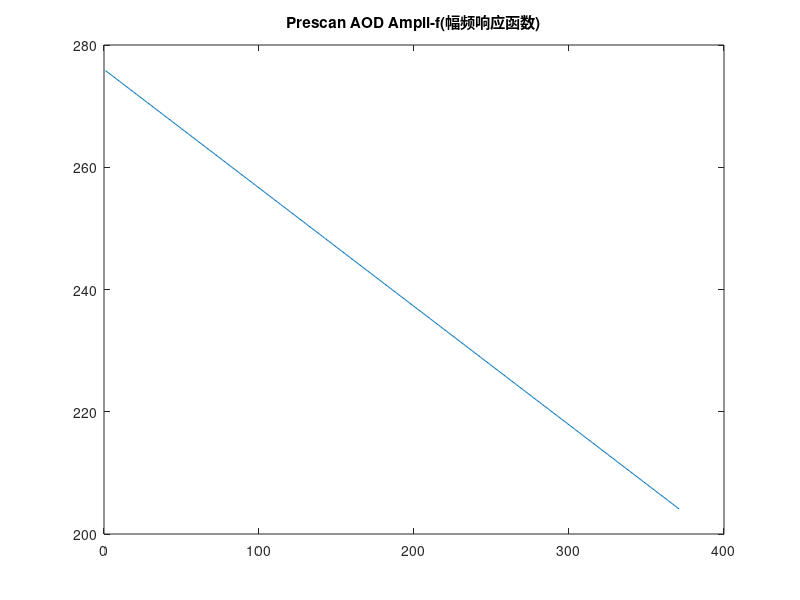
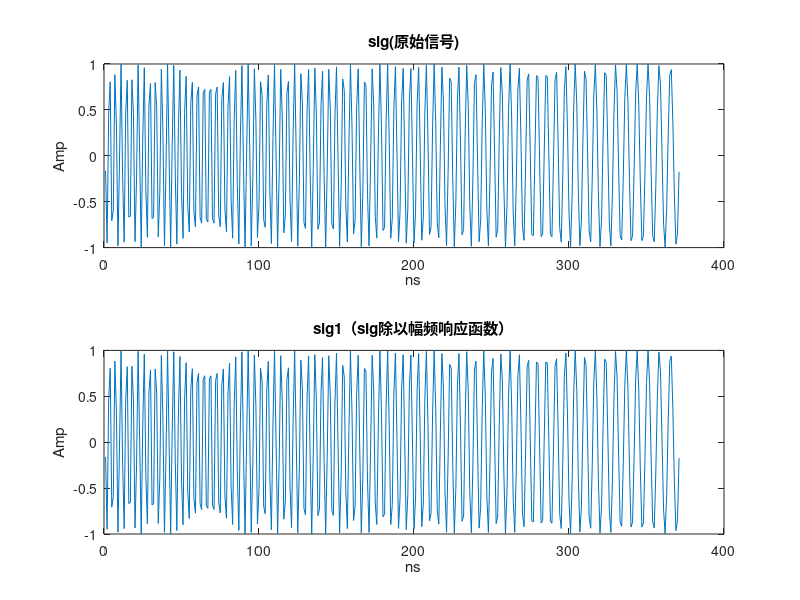
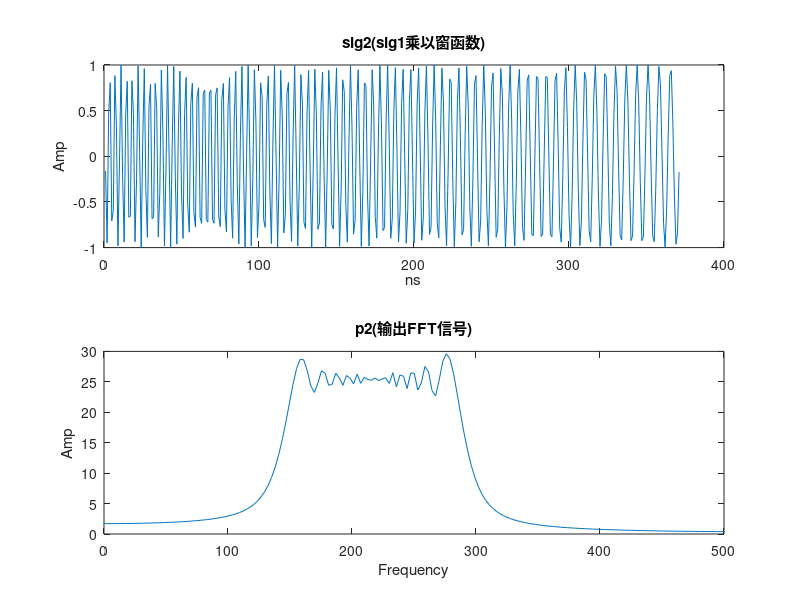
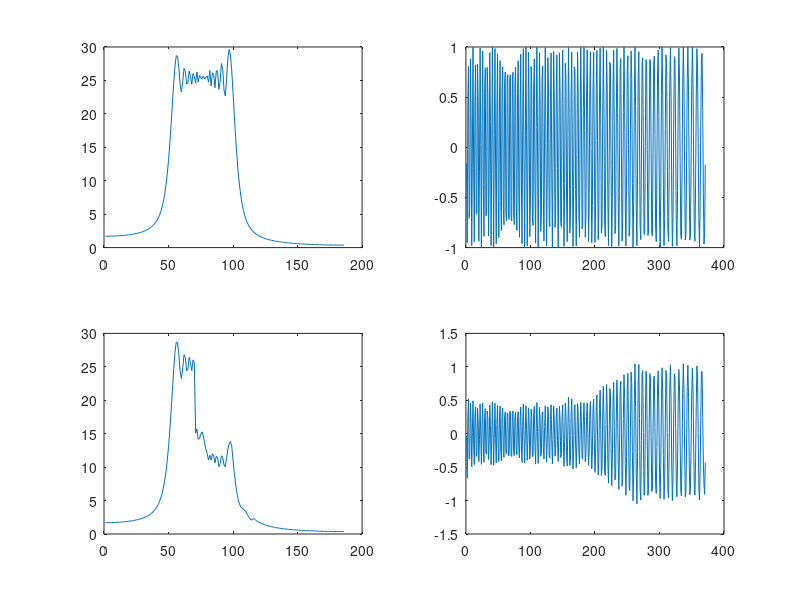

Write MATLAB code to recreate these figures, in order. (Note: this script raises an error after producing the figures.)


%% Prescan AOD 180-260MHz 3.1 us 线性递增的扫频信号 
clear all
close all
% k=(260-180)/3100;%MHz,ns
fa = 275;
fb = 155;
delta_BW = 15;
v = 5.742;
l=2;
tau = l*1000/v;
k=(fa-fb+delta_BW)/tau;%MHz,ns   1/5.742=174;1.5/5.742=261
Fs=1064;%Fs,M；采样率
N=round(tau*Fs/1000);
t=(1:N)';%ns
Ts=1/Fs;
delta_pos = 1;
c=0;
f=(fa+delta_pos)-k/2*t - c*t.^2;%递减prescan-,递增prescan+
%功率调节....................................

figure(1) 
plot(t,f)
title('Prescan AOD Ampli-f(幅频响应函数)')
%画原始信号.........................................

sig=cos(2*pi*f.*t/1000);%修改相位常量修改：+5.7;phi
sig1=cos(2*pi*f.*t/1000);%;修改相位常量：+5.7
%加窗信号
Arr=ones(1,N);
n=15;%可调节参数
Arr(1:n)=-sin((-2*pi/(4*n))*(1:n));%自定义函数：正弦函数
Arr(N-n+1:N)=-sin((-2*pi/(4*n))*(n:-1:1));
sig2=sig1;%.*Arr';


figure(2)
subplot(211)
plot(t,sig);
title('sig(原始信号)');
xlabel('ns');
ylabel('Amp');
subplot(212)
plot(t,sig1);
title('sig1（sig除以幅频响应函数）');
xlabel('ns');
ylabel('Amp');


figure(3)
subplot(211)
plot(t,sig2);
title('sig2(sig1乘以窗函数)');
xlabel('ns');
ylabel('Amp');
subplot(212)
Freq=linspace(-Fs/2,Fs/2,N);



p2=fftshift(abs(fft(sig2)));
plot(Freq,p2);
title('p2(输出FFT信号)');
xlabel('Frequency');
ylabel('Amp');
xlim([0 500])
hold on
%ylim([0 120]);

% 幅值补偿
%% 准备数据
frequencies = [155, 160, 165, 170, 175, 180, 185, 190, 195, 200, ...
               205, 210, 215, 220, 225, 230, 235, 240, 245, 250, ...
               255, 260, 265, 270, 275]';
coefficients = [0.625, 0.6, 0.55, 0.6125, 0.55, 0.475, 0.4375, ...
                0.4625, 0.45, 0.4375, 0.425, 0.425, 0.4375, 0.45, ...
                0.45, 0.5, 0.4625, 0.45, 0.4625, 0.5375, 0.7, 0.8, ...
                0.775, 0.75, 1.0]';
N_flat = 46;%定义平坦部分点数
N_fft = floor(N/2)+1;
N_rise = floor((N_fft - N_flat)/2);
N_coeff = length(coefficients);
% coefficients插值生成N列数据
rise = ones(N_rise,1);
sample_coeff = (1:(N_coeff-1)/N_flat:N_coeff)';
coefficients_flat = interp1(coefficients,sample_coeff);
coefficients_flat = coefficients_flat(2:end)+0.0;
coefficients_interp1 =  [rise;coefficients_flat;rise];
% frequencies插值生成N_flat列数据
sample_freq = (1:(N_coeff-1)/N_fft:N_coeff)';
frequencies_interp1 = interp1(frequencies,sample_freq(2:end));


%% 逆变换
% 频谱
P2 = p2(floor(N/2)+1:N,1);%%% 频谱取一半范围 %%%
% P2_flat = P2(N_rise:(N_flat+N_rise)-1);
P3 = P2.*coefficients_interp1;%%% 频谱补偿 乘or除？指数系数？趋势反过来了？ %%%
P3_direction = flip(P3);
P3_all = [P3_direction;P3(2:end)];
%% 含相位的频谱
Amp_compensation = ifftshift(P3_all);%频谱幅值
Phi_compensation = angle(fft(sig2));%频谱相位
%重建频域信号
ans_fft = Amp_compensation.*exp(1i*Phi_compensation);%
answer_compensation = ifft(ans_fft);%求逆傅里叶变换

figure(4);subplot(221);plot(P2)
subplot(222);plot(t,sig2);
subplot(223);plot(P3)
subplot(224);plot(t,answer_compensation)

y=int16(32768*sig2.*1);% 降低幅值0.8
FileName='B1_chirp_263_163_174ns_相位修改+5.7_215.txt';
dlmwrite(FileName,y,'delimiter' , '\n' , 'precision', 6);%将矩阵M导出到FileName文件中，分隔符为制表符，有效数位为6位。
type(FileName);
